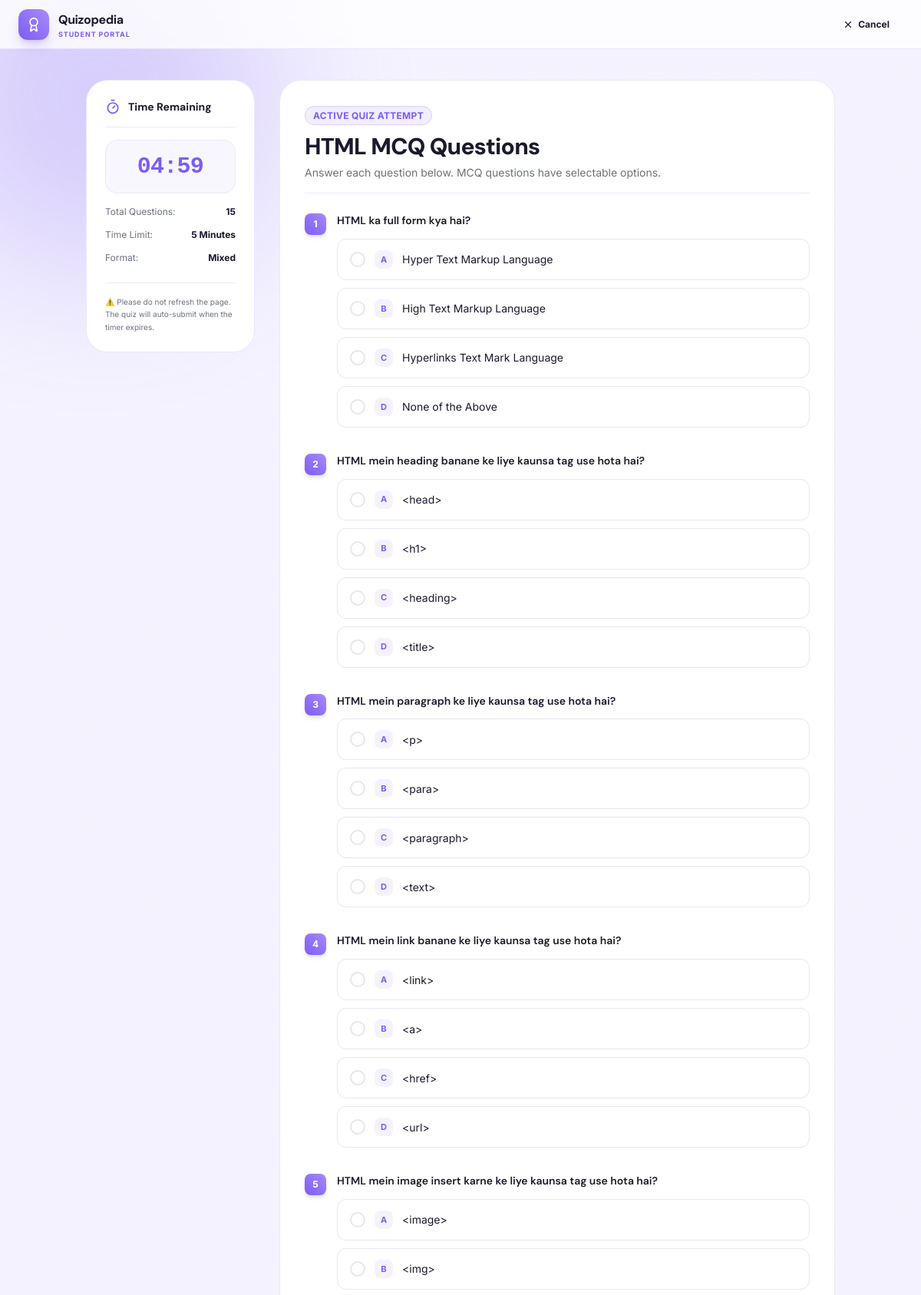
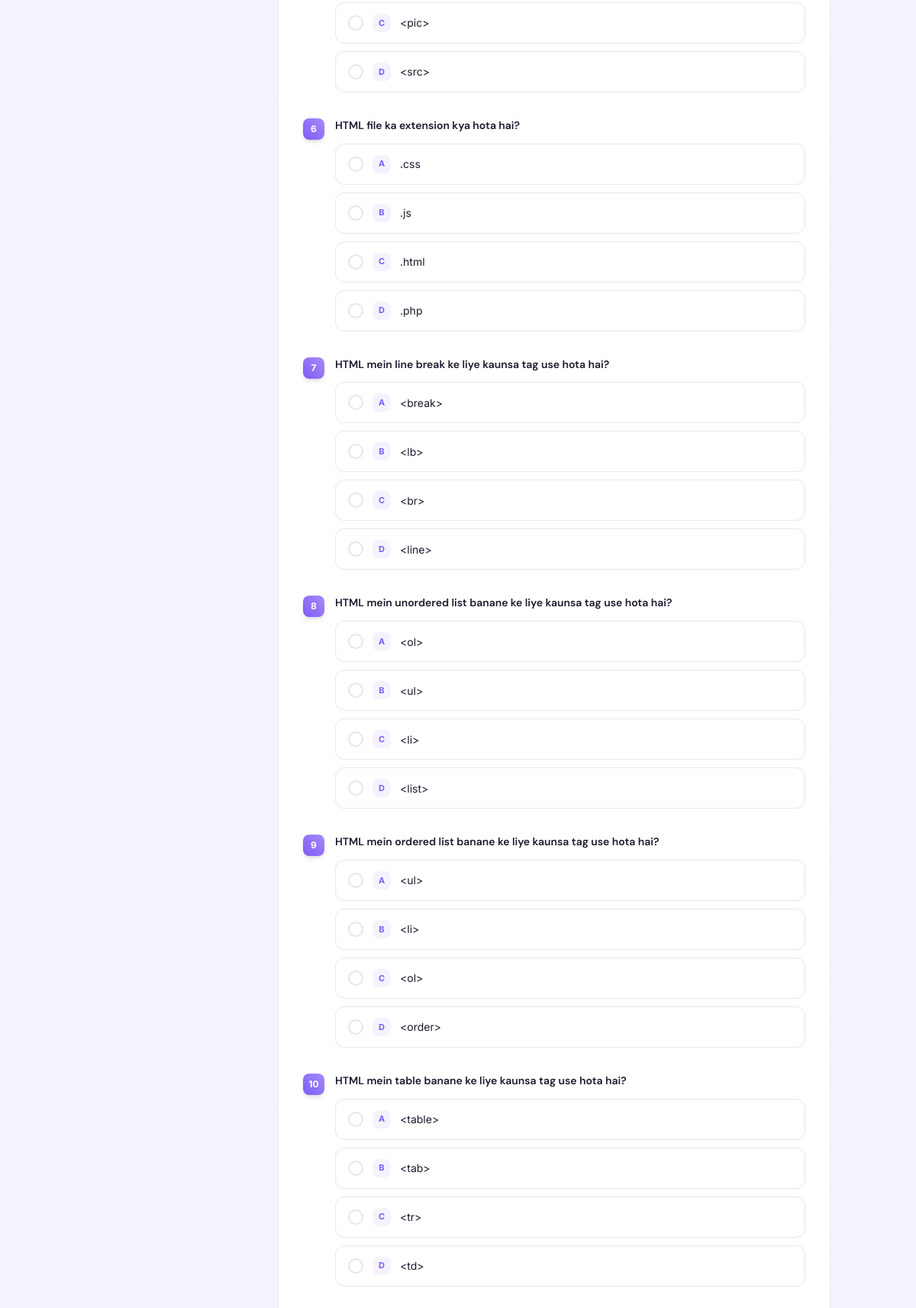
The page /quiz/6/ (signed in, upper part) on the database its author committed (2 pictures, top to bottom).
### user/models.py (models this page shows, shortened)
class Subject(models.Model):
    name = models.CharField(max_length=150)
    description = models.TextField(blank=True)

class Question(models.Model):
    QUESTION_TYPE_CHOICES = [
        ('qna', 'Question & Answer'),
        ('mcq', '4 Option MCQ'),
    ]
    subject = models.ForeignKey(Subject, on_delete=models.CASCADE, related_name='questions')
    question_type = models.CharField(max_length=3, choices=QUESTION_TYPE_CHOICES, default='qna')
    question_text = models.TextField()
    option_a = models.CharField(max_length=255, default="")
    option_b = models.CharField(max_length=255, default="")
    option_c = models.CharField(max_length=255, default="")
    option_d = models.CharField(max_length=255, default="")
    correct_option = models.CharField(
        max_length=1,
        choices=[('A', 'Option A'), ('B', 'Option B'), ('C', 'Option C'), ('D', 'Option D')],
        default='A'
    )
    @property
    def is_mcq(self):
        return self.question_type == 'mcq'

### user/views.py (the view, shortened to what this page needs)
# urls.py: path('quiz/<int:subject_id>/', views.quiz_attempt, name='quiz_attempt'),
@student_required
def quiz_attempt(request, subject_id):
    student = get_object_or_404(Student, user=request.user)
    subject = get_object_or_404(Subject, id=subject_id)
    questions = Question.objects.filter(subject=subject).order_by('id')
    return render(request, 'quiz_attempt.html', {
        'student': student,
        'subject': subject,
        'questions': questions,
        'total_questions': questions.count(),
    })

### adminpanel/context_processors.py (called while the page is built)
def pending_approvals_count(request):
    if request.user.is_authenticated and (request.user.is_staff or request.user.is_superuser):
        count = ProfileUpdateRequest.objects.filter(status='pending').count()
        return {'pending_approvals_count': count}
    return {'pending_approvals_count': 0}

### user/templates/quiz_attempt.html (shortened to what this page needs)
{% load static %}
<!DOCTYPE html>
<html lang="en">
<head>
  <script src="https://cdn.tailwindcss.com"></script>
</head>
<body class="min-h-screen relative pb-16">
  <div class="fixed inset-0 -z-10 overflow-hidden">
  </div>
  <header class="w-full h-16 border-b border-[var(--header-border)] bg-[var(--header-bg)] flex items-center justify-between px-6 sticky top-0 z-30 backdrop-blur-md">
    <div class="flex items-center gap-3">
      <div class="w-10 h-10 rounded-xl flex items-center justify-center bg-gradient-to-tr from-[var(--accent-primary)] to-[var(--accent-secondary)] shadow-lg shadow-[rgba(124,92,245,0.25)] flex-shrink-0">
        <i data-lucide="award" class="w-5 h-5 text-white"></i>
      </div>
      <div>
        <span class="brand-font text-md font-bold tracking-tight block text-[var(--text-main)]">Quizopedia</span>
        <span class="text-[9px] font-bold tracking-widest uppercase block leading-none mt-0.5 text-[var(--accent-primary)]">Student Portal</span>
      </div>
    </div>
    <div class="flex items-center gap-4">
      <a href="{% url 'dashboard' %}" class="px-4 h-9 rounded-xl border border-white/10 bg-white/5 hover:bg-white/10 transition text-xs font-bold flex items-center gap-1.5 text-[var(--text-main)]">
        <i data-lucide="x" class="w-3.5 h-3.5"></i> Cancel
      </a>
    </div>
  </header>
  <main class="max-w-5xl mx-auto px-6 pt-10">
    <div class="grid grid-cols-1 lg:grid-cols-4 gap-8">
      <div class="lg:col-span-1 space-y-6">
        <div class="glass-card rounded-[28px] p-6 timer-fixed">
          <div class="flex items-center gap-2.5 mb-4 pb-4 border-b border-[var(--border-soft)]">
            <i data-lucide="timer" class="w-5 h-5 text-[var(--accent-primary)]"></i>
            <h2 class="text-sm font-bold text-[var(--text-main)]">Time Remaining</h2>
          </div>
          <div class="text-center py-4 rounded-2xl bg-[rgba(var(--accent-primary-rgb),0.05)] border border-[rgba(var(--accent-primary-rgb),0.1)] mb-4">
            <span class="text-3xl font-extrabold tracking-tight font-mono text-[var(--accent-primary)]" id="timerDisplay">05:00</span>
          </div>
          <div class="space-y-3.5 text-xs text-[var(--text-muted)]">
            <div class="flex justify-between">
              <span>Total Questions:</span>
              <span class="font-bold text-[var(--text-main)]">{{ total_questions }}</span>
            </div>
            <div class="flex justify-between">
              <span>Time Limit:</span>
              <span class="font-bold text-[var(--text-main)]">5 Minutes</span>
            </div>
            <div class="flex justify-between">
              <span>Format:</span>
              <span class="font-bold text-[var(--text-main)]">Mixed</span>
            </div>
          </div>
          <div class="mt-6 pt-4 border-t border-[var(--border-soft)]">
            <p class="text-[10px] leading-relaxed text-[var(--text-muted)]">
              ⚠️ Please do not refresh the page. The quiz will auto-submit when the timer expires.
            </p>
          </div>
        </div>
      </div>
      <div class="lg:col-span-3 space-y-6">
        <div class="glass-card rounded-[28px] p-6 sm:p-8">
          <div class="mb-6 pb-4 border-b border-[var(--border-soft)]">
            <span class="text-xs text-[var(--accent-primary)] font-bold tracking-wide uppercase px-2.5 py-1 rounded-full bg-[rgba(var(--accent-primary-rgb),0.1)] border border-[rgba(var(--accent-primary-rgb),0.2)]">Active Quiz Attempt</span>
            <h1 class="text-2xl sm:text-3xl font-extrabold tracking-tight text-[var(--text-main)] mt-3">{{ subject.name }}</h1>
            <p class="text-[var(--text-muted)] text-sm mt-1.5">{{ subject.description|default:"Answer each question below. MCQ questions have selectable options." }}</p>
          </div>
          <form method="POST" id="quizForm">
            <div class="space-y-8">
              {% for question in questions %}
              <div class="space-y-4">
                <div class="flex items-start gap-3.5">
                  <div class="w-7 h-7 rounded-lg bg-gradient-to-tr from-[var(--accent-primary)] to-[var(--accent-secondary)] flex items-center justify-center text-white text-xs font-bold shadow-md flex-shrink-0 mt-0.5">
                    {{ forloop.counter }}
                  </div>
                  <div class="flex-1">
                    <div class="flex items-center gap-2 mb-1">
                      <h3 class="text-sm font-semibold text-[var(--text-main)] leading-relaxed">
                        {{ question.question_text }}
                      </h3>
                    </div>
                    {% if question.is_mcq %}
                    <div class="space-y-2.5 mt-3">
                      <label class="mcq-option">
                        <span class="mcq-radio-dot"></span>
                        <span class="mcq-option-label">A</span>
                        <span class="mcq-option-text">{{ question.option_a }}</span>
                      </label>
                      <label class="mcq-option">
                        <span class="mcq-radio-dot"></span>
                        <span class="mcq-option-label">B</span>
                        <span class="mcq-option-text">{{ question.option_b }}</span>
                      </label>
                      <label class="mcq-option">
                        <span class="mcq-radio-dot"></span>
                        <span class="mcq-option-label">C</span>
                        <span class="mcq-option-text">{{ question.option_c }}</span>
                      </label>
                      <label class="mcq-option">
                        <span class="mcq-radio-dot"></span>
                        <span class="mcq-option-label">D</span>
                        <span class="mcq-option-text">{{ question.option_d }}</span>
                      </label>
                    </div>
                    {% endif %}
                  </div>
                </div>
              </div>
              {% endfor %}
            </div>
          </form>
        </div>
      </div>
    </div>
  </main>
</body>
</html>

### user/templates/quiz_attempt.html (style rules this page uses)
:root { --primary: #7c5cf5; --primary-light: #a78bfa; --primary-dark: #6d42e8; --primary-gradient: linear-gradient(135deg, #7c5cf5 0%, #a78bfa 50%, #8b6cf7 100%); --bg-base: #f5f3ff; --header-bg: rgba(255, 255, 255, 0.8); --header-border: rgba(124, 92, 245, 0.15); --card-bg: #ffffff; --card-border: rgba(124, 92, 245, 0.15); --text-main: #1a1a2e; --text-muted: #6b7280; --text-light-muted: #9ca3af; --border-soft: rgba(124, 92, 245, 0.15); --accent-primary: #7c5cf5; --accent-secondary: #a78bfa; --accent-primary-rgb: 124, 92, 245; --accent-secondary-rgb: 167, 139, 250; --sidebar-bg: rgba(255, 255, 255, 0.7); --sidebar-border: rgba(124, 92, 245, 0.15); --sidebar-link: rgba(26, 26, 46, 0.6); --sidebar-link-hover: rgba(124, 92, 245, 0.08); --sidebar-link-active: #7c5cf5; --panel: #ffffff; --input-bg: #ffffff; --input-border: #e5e7eb; --input-text: #1a1a2e; --input-placeholder: #9ca3af; --table-header-bg: rgba(124, 92, 245, 0.05); }
* { font-family: 'Inter', system-ui, sans-serif; box-sizing: border-box; }
h1, h2, h3, .brand-font { font-family: 'DM Sans', 'Inter', sans-serif; }
body { background: var(--bg-base); color: var(--text-main); overflow-x: hidden; transition: background-color 0.3s ease, color 0.3s ease; }
.glass-card { background: var(--card-bg); border: 1px solid var(--card-border); backdrop-filter: blur(20px); transition: background-color 0.3s ease, border-color 0.3s ease; }
.timer-fixed { position: sticky; top: 80px; z-index: 20; }
.mcq-option { display: flex; align-items: center; gap: 12px; padding: 14px 16px; border-radius: 12px; border: 1px solid var(--input-border); background: var(--input-bg); cursor: pointer; transition: all 0.2s ease; user-select: none; }
.mcq-radio-dot { width: 20px; height: 20px; border-radius: 50%; border: 2px solid var(--input-border); flex-shrink: 0; transition: all 0.2s ease; }
.mcq-option-label { width: 24px; height: 24px; border-radius: 8px; background: rgba(var(--accent-primary-rgb), 0.08); display: flex; align-items: center; justify-content: center; font-size: 11px; font-weight: 700; color: var(--accent-primary); flex-shrink: 0; }
.mcq-option-text { font-size: 14px; color: var(--text-main); transition: color 0.2s ease; }

### rows shown on the page
Subject: name "HTML MCQ Questions", description "Answer each question below. MCQ questions have selectable options."
Question: question_text "HTML ka full form kya hai?", option_a "Hyper Text Markup Language", option_b "High Text Markup Language", option_c "Hyperlinks Text Mark Language", option_d "None of the Above"
Question: question_text "HTML mein heading banane ke liye kaunsa tag use hota hai?", option_a "<head>", option_b "<h1>", option_c "<heading>", option_d "<title>"
Question: question_text "HTML mein paragraph ke liye kaunsa tag use hota hai?", option_a "<p>", option_b "<para>", option_c "<paragraph>", option_d "<text>"
Question: question_text "HTML mein link banane ke liye kaunsa tag use hota hai?", option_a "<link>", option_b "<a>", option_c "<href>", option_d "<url>"
Question: question_text "HTML mein image insert karne ke liye kaunsa tag use hota hai?", option_a "<image>", option_b "<img>", option_c "<pic>", option_d "<src>"
Question: question_text "HTML file ka extension kya hota hai?", option_a ".css", option_b ".js", option_c ".html", option_d ".php"
Question: question_text "HTML mein line break ke liye kaunsa tag use hota hai?", option_a "<break>", option_b "<lb>", option_c "<br>", option_d "<line>"
Question: question_text "HTML mein unordered list banane ke liye kaunsa tag use hota hai?", option_a "<ol>", option_b "<ul>", option_c "<li>", option_d "<list>"
Question: question_text "HTML mein ordered list banane ke liye kaunsa tag use hota hai?", option_a "<ul>", option_b "<li>", option_c "<ol>", option_d "<order>"
Question: question_text "HTML mein table banane ke liye kaunsa tag use hota hai?", option_a "<table>", option_b "<tab>", option_c "<tr>", option_d "<td>"

### other values the page prints
{{ total_questions }} "15"
